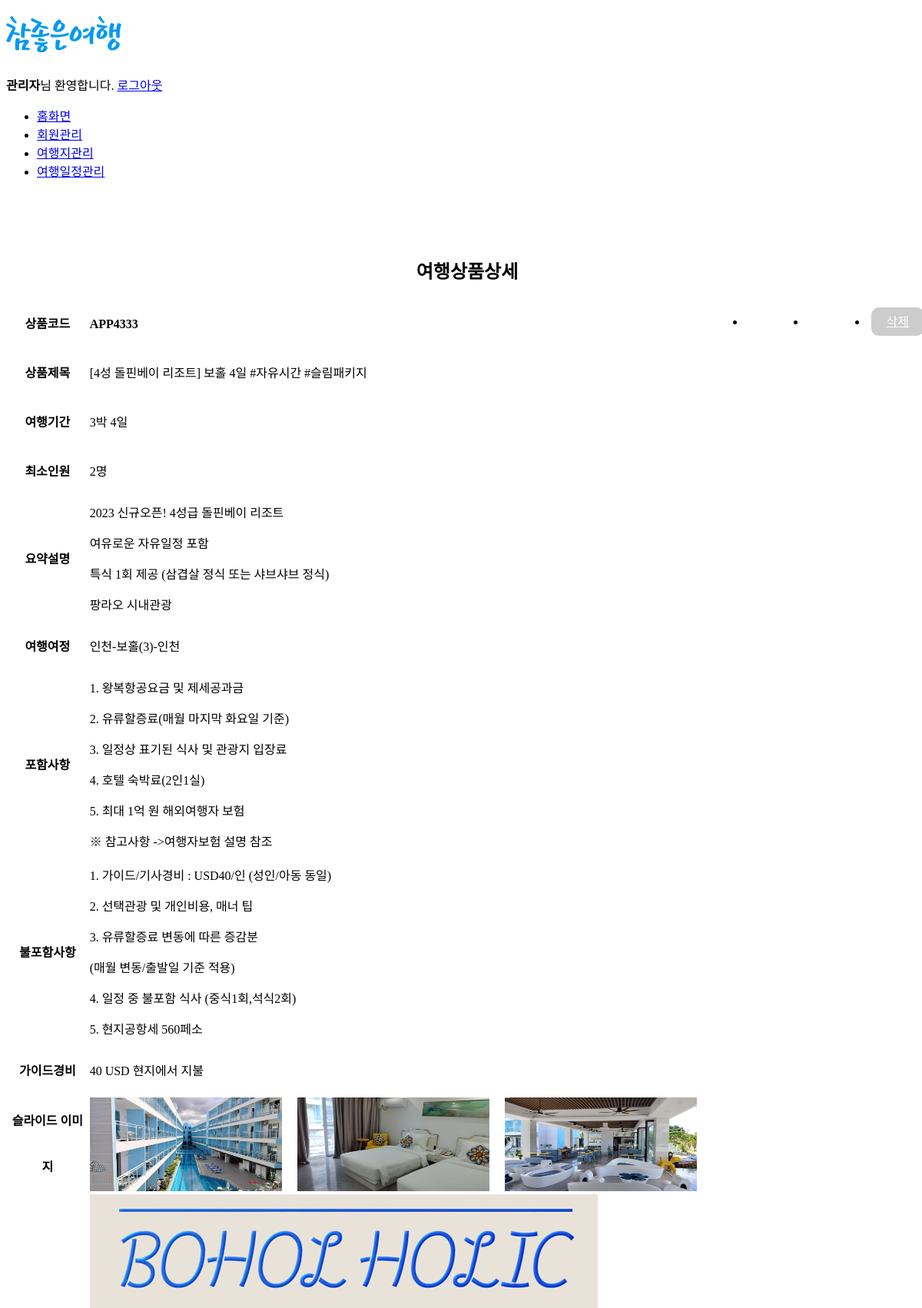
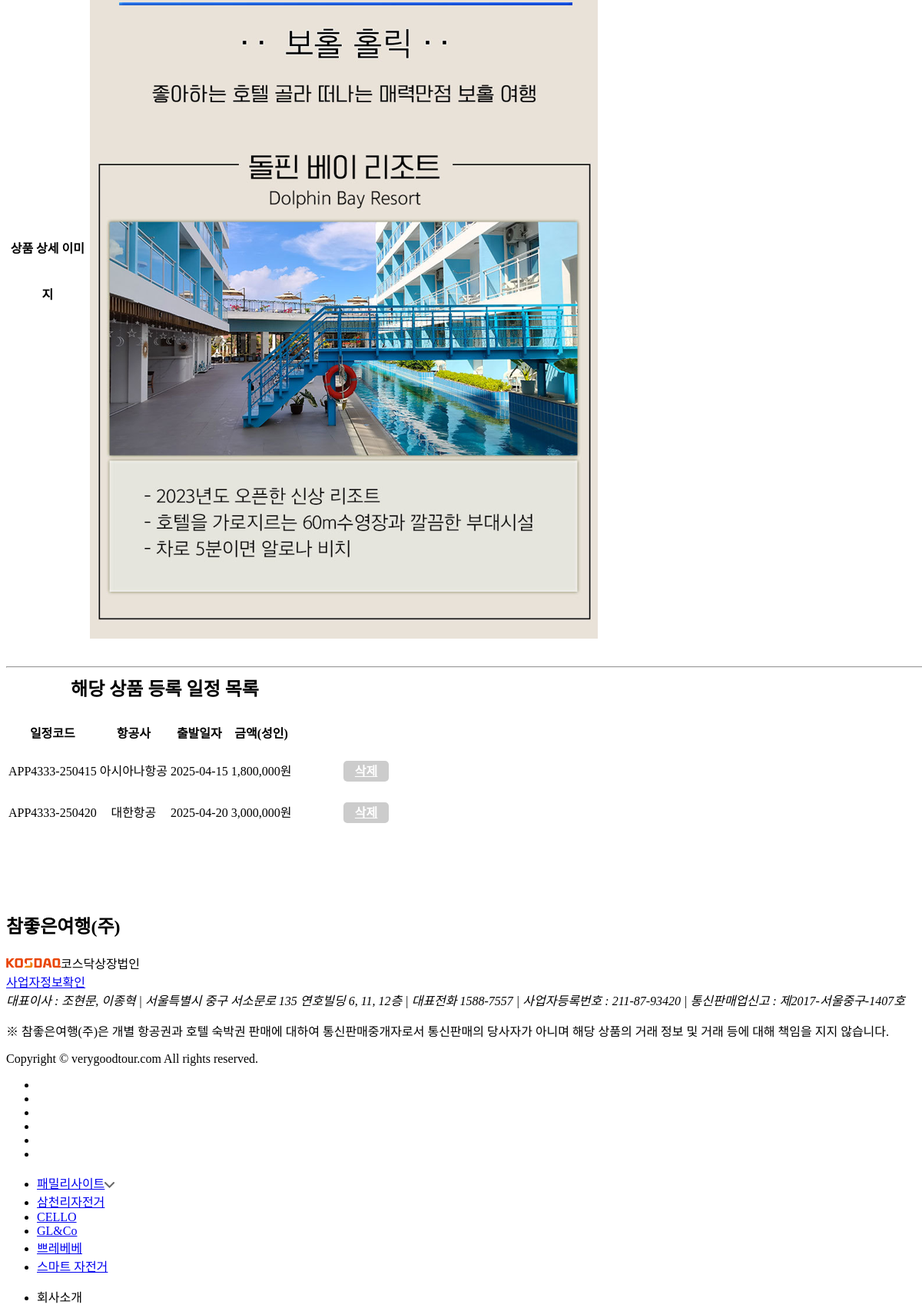
Screenshot of /admin/product_detail_admin.php?p_code=APP4333 (upper part) with the database file from the repository (2 pictures, top to bottom).
### tables this page shows
CREATE TABLE `project_product` (
  `p_code` varchar(10) NOT NULL,
  `p_title` varchar(255) NOT NULL,
  `p_stay` int(2) NOT NULL,
  `p_term` int(2) NOT NULL,
  `p_minnum` int(3) NOT NULL,
  `p_subtitle` varchar(1000) DEFAULT NULL,
  `p_plan` varchar(255) DEFAULT NULL,
  `p_in` varchar(255) DEFAULT NULL,
  `p_notin` varchar(255) DEFAULT NULL,
  `p_expense` varchar(20) DEFAULT NULL,
  `p_slide1` varchar(20) DEFAULT NULL,
  `p_slide2` varchar(20) DEFAULT NULL,
  `p_slide3` varchar(20) DEFAULT NULL,
  `p_image` varchar(20) NOT NULL,
  `p_dep` varchar(10) NOT NULL,
  `p_des` varchar(10) NOT NULL
);

CREATE TABLE `project_schedule` (
  `s_code` varchar(20) NOT NULL,
  `p_code` varchar(10) NOT NULL,
  `s_airline` varchar(10) NOT NULL,
  `s_dep_time1` datetime NOT NULL,
  `s_dep_time2` datetime NOT NULL,
  `s_dep_code` varchar(10) NOT NULL,
  `s_des_time1` datetime NOT NULL,
  `s_des_time2` datetime NOT NULL,
  `s_des_code` varchar(10) NOT NULL,
  `s_meeting` varchar(100) NOT NULL,
  `s_price_adult` int(10) NOT NULL,
  `s_price_child` int(10) NOT NULL,
  `s_price_baby` int(10) NOT NULL
);

### admin/product_detail_admin.php (the view, shortened to what this page needs)
<?php
    include('../php/dbconn.php');
?>
<!DOCTYPE html>
<html lang="ko">
  <head>
    <link rel="stylesheet" href="./css/detail_admin.css" type="text/css">
  <?php include('./header2.php'); ?>
  <body>
  <?php
      $p_code = $_GET['p_code'];
      $sql = "SELECT * FROM project_product WHERE p_code = '$p_code'";
      $result = mysqli_query($conn, $sql);
      $row = mysqli_fetch_assoc($result);
  ?>
  <main>
    <div class="content_box">
      <h2>여행상품상세</h2>
      <div class="btn_panel">
        <ul>
          <li><a href="product_edit_admin.php?p_code=<?= $p_code ?>">수정</a></li>
          <li><a href="product_list_admin.php">목록</a></li>
          <li><a href="product_delete_admin.php?p_code=<?= $p_code ?>">삭제</a></li>
        </ul>
      </div>
      <table class="table content_table">
        <tr>
          <th>상품코드</th>
          <td style="color: var(--m_color2); font-weight: bold;"><?= $row['p_code']; ?></td>
        </tr>
        <tr>
          <th>상품제목</th>
          <td><?= $row['p_title']; ?></td>
        </tr>
        <tr>
          <th>여행기간</th>
          <td><?= $row['p_stay'].'박 '.$row['p_term'].'일' ?></td>
        </tr>
        <tr>
          <th>최소인원</th>
          <td><?= $row['p_minnum'] ?>명</td>
        </tr>
        <tr>
          <th>요약설명</th>
          <td style="line-height: 40px;"><?= $row['p_subtitle'] ?></td>
        </tr>
        <tr>
          <th>여행여정</th>
          <td><?= $row['p_plan'] ?></td>
        </tr>
        <tr>
          <th>포함사항</th>
          <td style="line-height: 40px;"><?= $row['p_in'] ?></td>
        </tr>
        <tr>
          <th>불포함사항</th>
          <td style="line-height: 40px;"><?= $row['p_notin'] ?></td>
        </tr>
        <tr>
          <th>가이드경비</th>
          <td><?= $row['p_expense'] ?></td>
        </tr>
        <tr>
          <th>슬라이드 이미지</th>
          <td class="s_img">
            <img src="../images/products/<?= $row['p_slide1'] ?>" alt="슬라이드1" class="table_simg">
            <img src="../images/products/<?= $row['p_slide2'] ?>" alt="슬라이드2" class="table_simg">
            <img src="../images/products/<?= $row['p_slide3'] ?>" alt="슬라이드3" class="table_simg">
          </td>
        </tr>
        <tr>
          <th>상품 상세 이미지</th>
          <td>
            <img src="../images/products/<?= $row['p_image'] ?>" alt="상품상세" class="table_dimg">
          </td>
        </tr>
      </table>
      <hr>
      <div class="schedule_list">
        <table class="table">
          <caption class="caption-top">해당 상품 등록 일정 목록<a href="schedule_add_admin.php?p_code=<?=$p_code?>" class="btn btn-primary">일정등록</a></caption>
          <thead>
            <tr>
              <th>일정코드</th>
              <th>항공사</th>
              <th>출발일자</th>
              <th>금액(성인)</th>
              <th>&nbsp;</th>
            </tr>
          </thead>
          <tbody>
            <?php
              $sql = "SELECT * FROM project_schedule WHERE p_code = '$p_code'";
              $result = mysqli_query($conn, $sql);
              while($row = mysqli_fetch_assoc($result)){
            ?>
            <tr>
              <td><?= $row['s_code'] ?></td>
              <td><?= $row['s_airline'] ?></td>
              <td><?= date('Y-m-d',strtotime($row['s_dep_time1'])); ?></td>
              <td><?= number_format($row['s_price_adult']) ?>원</td>
              <td>
                <a href="schedule_edit_admin.php?s_code=<?=$row['s_code']?>">수정</a>
                <a href="schedule_delete_admin.php?s_code=<?=$row['s_code']?>">삭제</a>
              </td>
            </tr>
            <?php } ?>
          </tbody>
        </table>
      </div>
    </div>
  </main>
</body>
  <?php include('./footer2.php')?>

### admin/css/detail_admin.css (style rules this page uses)
main .content_box { width: 1200px; margin: 100px auto; }
main .content_box h2 { text-align: center; }
main .content_box .btn_panel ul { display: flex; float: right; margin-bottom: 40px; }
main .content_box .btn_panel ul li a { padding: 10px 20px; margin: 0 5px; border-radius: 10px; background: var(--m_color2); color: #fff !important; }
main .content_box .btn_panel ul li:first-child a { background: var(--m_color); font-weight: bold; }
main .content_box .btn_panel ul li:last-child a { background-color: #ccc; }
main .content_box .content_table { border-top: 2px solid var(--s_color_bk); }
main .content_box .content_table tr { line-height: 60px; }
main .content_box .content_table tr th { width: 15%; }
main .content_box .content_table tr .s_img { display: flex; }
main .content_box .content_table tr .s_img .table_simg { width: 250px; margin-right: 20px; }
main .schedule_list table { text-align: center; }
main .schedule_list .caption-top { font-size: 24px; color: var(--s_color_bk); font-weight: bold; border-bottom: 2px solid var(--s_color_bk); padding-bottom: 20px; }
main .schedule_list .caption-top .btn { float: right; color: #fff !important; }
main .schedule_list thead { line-height: 40px; }
main .schedule_list tbody tr { line-height: 50px; }
main .schedule_list tbody tr td:last-child a { color: #fff !important; font-weight: bold; padding: 5px 15px; border-radius: 5px; }
main .schedule_list tbody tr td:last-child a:first-child { background-color: var(--m_color2); margin-right: 10pxs; }
main .schedule_list tbody tr td:last-child a:last-child { background-color: #ccc; }

### rows the page displays
project_product: p_code "APP4333", p_title "[4성 돌핀베이 리조트] 보홀 4일 #자유시간 #슬림패키지", p_stay "3", p_term "4", p_minnum "2", p_subtitle "2023 신규오픈! 4성급 돌핀베이 리조트 여유로운 자유일정 포함 특식 1회 제공 (삼겹살 정식 또는 샤브샤브 정식) 팡라오 시내관광", p_plan "인천-보홀(3)-인천", p_in "1. 왕복항공요금 및 제세공과금 2. 유류할증료(매월 마지막 화요일 기준) 3. 일정상 표기된 식사 및 관광지 입장료 4. 호텔 숙박료(2인1실) 5. 최대 1억 원 해외여행자 보험 ※ 참고사항 ->여행자보험 설명 참조", p_notin "1. 가이드/기사경비 : USD40/인 (성인/아동 동일) 2. 선택관광 및 개인비용, 매너 팁 3. 유류할증료 변동에 따른 증감분 (매월 변동/출발일 기준 적용) 4. 일정 중 불포함 식사 (중식1회,석식2회) 5. 현지공항세 560페소", p_expense "40 USD 현지에서 지불", p_slide1 (picture), p_slide2 (picture), p_slide3 (picture), p_image (picture)
project_schedule: s_code "APP4333-250415", s_airline "아시아나항공", s_dep_time1 "2025-04-15", s_price_adult "1,800,000"
project_schedule: s_code "APP4333-250420", s_airline "대한항공", s_dep_time1 "2025-04-20", s_price_adult "3,000,000"
